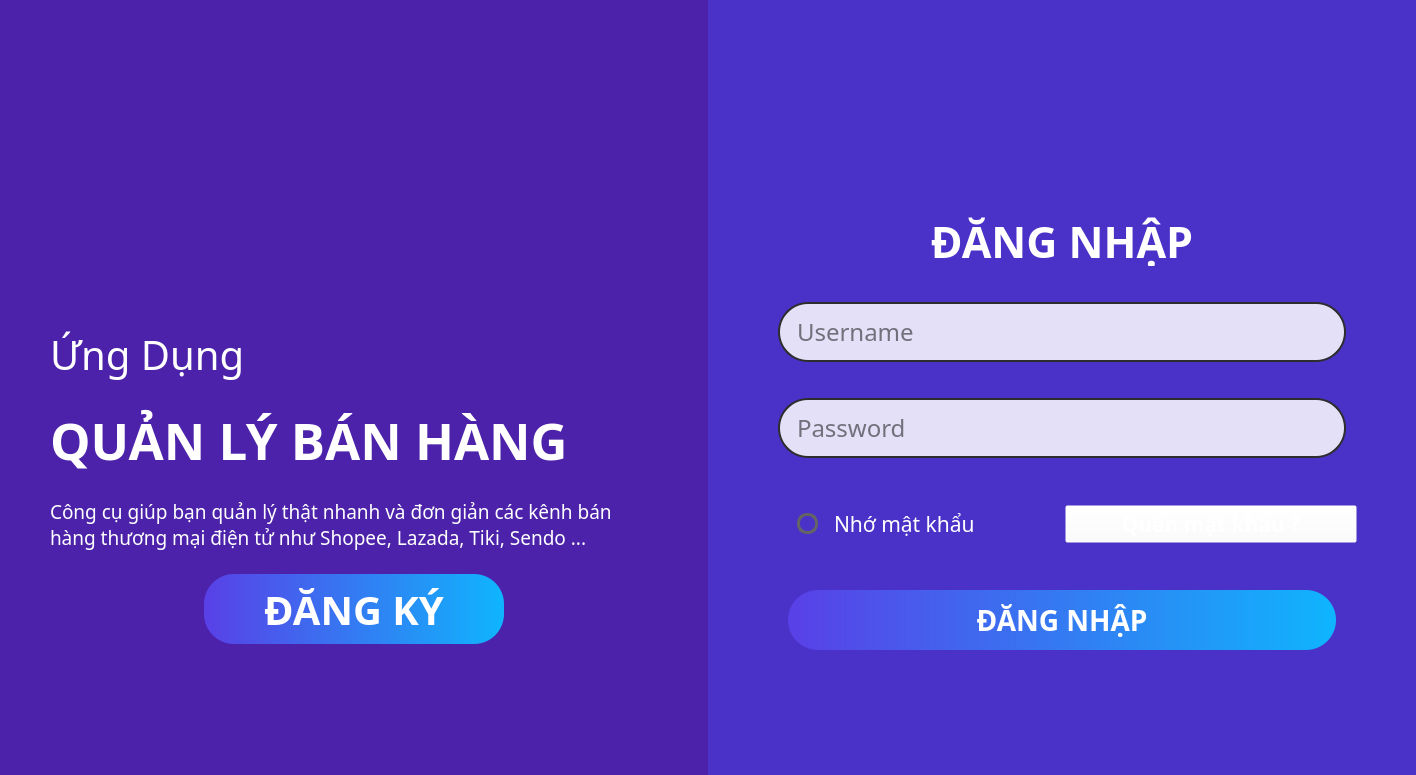
<?xml version="1.0" encoding="UTF-8"?>
<ui version="4.0">
 <class>SignInScreen</class>
 <widget class="QMainWindow" name="SignInScreen">
  <property name="geometry">
   <rect>
    <x>0</x>
    <y>0</y>
    <width>1416</width>
    <height>775</height>
   </rect>
  </property>
  <property name="minimumSize">
   <size>
    <width>940</width>
    <height>560</height>
   </size>
  </property>
  <property name="windowTitle">
   <string>MainWindow</string>
  </property>
  <widget class="QWidget" name="centralwidget">
   <layout class="QHBoxLayout" name="horizontalLayout">
    <property name="spacing">
     <number>0</number>
    </property>
    <property name="leftMargin">
     <number>0</number>
    </property>
    <property name="topMargin">
     <number>0</number>
    </property>
    <property name="rightMargin">
     <number>0</number>
    </property>
    <property name="bottomMargin">
     <number>0</number>
    </property>
    <item>
     <widget class="QFrame" name="frame">
      <property name="sizePolicy">
       <sizepolicy hsizetype="Preferred" vsizetype="Preferred">
        <horstretch>1</horstretch>
        <verstretch>1</verstretch>
       </sizepolicy>
      </property>
      <property name="sizeIncrement">
       <size>
        <width>0</width>
        <height>0</height>
       </size>
      </property>
      <property name="styleSheet">
       <string notr="true">background-color: rgb(75, 34, 169);</string>
      </property>
      <property name="frameShape">
       <enum>QFrame::NoFrame</enum>
      </property>
      <property name="frameShadow">
       <enum>QFrame::Raised</enum>
      </property>
      <layout class="QVBoxLayout" name="verticalLayout">
       <property name="spacing">
        <number>23</number>
       </property>
       <property name="leftMargin">
        <number>50</number>
       </property>
       <property name="rightMargin">
        <number>50</number>
       </property>
       <item>
        <spacer name="verticalSpacer">
         <property name="orientation">
          <enum>Qt::Vertical</enum>
         </property>
         <property name="sizeHint" stdset="0">
          <size>
           <width>20</width>
           <height>40</height>
          </size>
         </property>
        </spacer>
       </item>
       <item>
        <widget class="QFrame" name="frame_6">
         <property name="sizePolicy">
          <sizepolicy hsizetype="Preferred" vsizetype="Preferred">
           <horstretch>0</horstretch>
           <verstretch>0</verstretch>
          </sizepolicy>
         </property>
         <property name="minimumSize">
          <size>
           <width>0</width>
           <height>50</height>
          </size>
         </property>
         <property name="styleSheet">
          <string notr="true">image: url(:/images/images/images/logo_long_full_white.png);</string>
         </property>
         <property name="frameShape">
          <enum>QFrame::NoFrame</enum>
         </property>
         <property name="frameShadow">
          <enum>QFrame::Raised</enum>
         </property>
         <property name="lineWidth">
          <number>1</number>
         </property>
        </widget>
       </item>
       <item>
        <spacer name="verticalSpacer_3">
         <property name="orientation">
          <enum>Qt::Vertical</enum>
         </property>
         <property name="sizeHint" stdset="0">
          <size>
           <width>20</width>
           <height>40</height>
          </size>
         </property>
        </spacer>
       </item>
       <item>
        <widget class="QLabel" name="label_2">
         <property name="sizePolicy">
          <sizepolicy hsizetype="Preferred" vsizetype="Maximum">
           <horstretch>0</horstretch>
           <verstretch>0</verstretch>
          </sizepolicy>
         </property>
         <property name="font">
          <font>
           <family>Nunito</family>
           <pointsize>30</pointsize>
           <weight>50</weight>
           <bold>false</bold>
          </font>
         </property>
         <property name="styleSheet">
          <string notr="true">color: rgb(255, 255, 255);</string>
         </property>
         <property name="text">
          <string>Ứng Dụng</string>
         </property>
        </widget>
       </item>
       <item>
        <widget class="QLabel" name="label_4">
         <property name="sizePolicy">
          <sizepolicy hsizetype="Preferred" vsizetype="Maximum">
           <horstretch>0</horstretch>
           <verstretch>0</verstretch>
          </sizepolicy>
         </property>
         <property name="font">
          <font>
           <family>Nunito</family>
           <pointsize>38</pointsize>
           <weight>75</weight>
           <bold>true</bold>
          </font>
         </property>
         <property name="styleSheet">
          <string notr="true">color: rgb(255, 255, 255);</string>
         </property>
         <property name="text">
          <string>QUẢN LÝ BÁN HÀNG</string>
         </property>
        </widget>
       </item>
       <item>
        <widget class="QLabel" name="label_5">
         <property name="sizePolicy">
          <sizepolicy hsizetype="Preferred" vsizetype="Maximum">
           <horstretch>0</horstretch>
           <verstretch>0</verstretch>
          </sizepolicy>
         </property>
         <property name="minimumSize">
          <size>
           <width>0</width>
           <height>0</height>
          </size>
         </property>
         <property name="maximumSize">
          <size>
           <width>16777215</width>
           <height>16777215</height>
          </size>
         </property>
         <property name="font">
          <font>
           <family>Nunito</family>
           <pointsize>14</pointsize>
           <weight>50</weight>
           <bold>false</bold>
          </font>
         </property>
         <property name="acceptDrops">
          <bool>false</bool>
         </property>
         <property name="autoFillBackground">
          <bool>false</bool>
         </property>
         <property name="styleSheet">
          <string notr="true">color: rgb(255, 255, 255);</string>
         </property>
         <property name="text">
          <string>Công cụ giúp bạn quản lý thật nhanh và đơn giản các kênh bán hàng thương mại điện tử như Shopee, Lazada, Tiki, Sendo ...</string>
         </property>
         <property name="textFormat">
          <enum>Qt::AutoText</enum>
         </property>
         <property name="scaledContents">
          <bool>false</bool>
         </property>
         <property name="wordWrap">
          <bool>true</bool>
         </property>
        </widget>
       </item>
       <item alignment="Qt::AlignHCenter|Qt::AlignVCenter">
        <widget class="QPushButton" name="signupBtn">
         <property name="sizePolicy">
          <sizepolicy hsizetype="Maximum" vsizetype="Maximum">
           <horstretch>0</horstretch>
           <verstretch>0</verstretch>
          </sizepolicy>
         </property>
         <property name="minimumSize">
          <size>
           <width>300</width>
           <height>60</height>
          </size>
         </property>
         <property name="maximumSize">
          <size>
           <width>16777215</width>
           <height>16777215</height>
          </size>
         </property>
         <property name="font">
          <font>
           <family>Nunito</family>
           <pointsize>30</pointsize>
           <weight>75</weight>
           <bold>true</bold>
          </font>
         </property>
         <property name="autoFillBackground">
          <bool>false</bool>
         </property>
         <property name="styleSheet">
          <string notr="true">QPushButton{
	border-radius: 30px;
    padding:8px 25px 7px 25px;
	background-color: qlineargradient(spread:pad, x1:0, y1:0, x2:1, y2:0, stop:0 rgba(89, 64, 231, 255), stop:1 rgba(15, 181, 253, 255));
	color: rgb(255, 255, 255);
}

QPushButton:hover{
	background-color: qlineargradient(spread:pad, x1:0, y1:0, x2:1, y2:0, stop:0 rgba(15, 181, 253, 255), stop:1 rgba(89, 64, 231, 255));
}</string>
         </property>
         <property name="text">
          <string>ĐĂNG KÝ</string>
         </property>
         <property name="autoDefault">
          <bool>false</bool>
         </property>
         <property name="default">
          <bool>false</bool>
         </property>
         <property name="flat">
          <bool>false</bool>
         </property>
        </widget>
       </item>
       <item>
        <spacer name="verticalSpacer_2">
         <property name="orientation">
          <enum>Qt::Vertical</enum>
         </property>
         <property name="sizeHint" stdset="0">
          <size>
           <width>20</width>
           <height>40</height>
          </size>
         </property>
        </spacer>
       </item>
      </layout>
     </widget>
    </item>
    <item>
     <widget class="QFrame" name="frame_2">
      <property name="sizePolicy">
       <sizepolicy hsizetype="Preferred" vsizetype="Preferred">
        <horstretch>1</horstretch>
        <verstretch>1</verstretch>
       </sizepolicy>
      </property>
      <property name="styleSheet">
       <string notr="true">background-color: rgb(74, 50, 201);</string>
      </property>
      <property name="frameShape">
       <enum>QFrame::NoFrame</enum>
      </property>
      <property name="frameShadow">
       <enum>QFrame::Raised</enum>
      </property>
      <property name="lineWidth">
       <number>1</number>
      </property>
      <layout class="QVBoxLayout" name="verticalLayout_2">
       <property name="leftMargin">
        <number>50</number>
       </property>
       <property name="topMargin">
        <number>50</number>
       </property>
       <property name="rightMargin">
        <number>50</number>
       </property>
       <property name="bottomMargin">
        <number>90</number>
       </property>
       <item>
        <widget class="QFrame" name="frame_4">
         <property name="minimumSize">
          <size>
           <width>0</width>
           <height>100</height>
          </size>
         </property>
         <property name="maximumSize">
          <size>
           <width>16777215</width>
           <height>100</height>
          </size>
         </property>
         <property name="styleSheet">
          <string notr="true">image: url(:/images/images/images/logo_only_white.png);</string>
         </property>
         <property name="frameShape">
          <enum>QFrame::NoFrame</enum>
         </property>
         <property name="frameShadow">
          <enum>QFrame::Raised</enum>
         </property>
        </widget>
       </item>
       <item>
        <widget class="QLabel" name="dang_nhap">
         <property name="maximumSize">
          <size>
           <width>190000</width>
           <height>50</height>
          </size>
         </property>
         <property name="font">
          <font>
           <family>Nunito</family>
           <pointsize>32</pointsize>
           <weight>75</weight>
           <bold>true</bold>
          </font>
         </property>
         <property name="styleSheet">
          <string notr="true">color: rgb(255, 255, 255);
</string>
         </property>
         <property name="frameShape">
          <enum>QFrame::NoFrame</enum>
         </property>
         <property name="text">
          <string>ĐĂNG NHẬP</string>
         </property>
         <property name="scaledContents">
          <bool>false</bool>
         </property>
         <property name="alignment">
          <set>Qt::AlignCenter</set>
         </property>
        </widget>
       </item>
       <item>
        <widget class="QLineEdit" name="username">
         <property name="minimumSize">
          <size>
           <width>0</width>
           <height>60</height>
          </size>
         </property>
         <property name="font">
          <font>
           <family>Nunito</family>
           <pointsize>18</pointsize>
           <weight>50</weight>
           <italic>false</italic>
           <bold>false</bold>
          </font>
         </property>
         <property name="mouseTracking">
          <bool>true</bool>
         </property>
         <property name="styleSheet">
          <string notr="true">QLineEdit{
	margin-left : 20px;	
	margin-right : 20px;	
	background-color: rgba(255, 255, 255, 217);
	padding-left : 15px;
	border-radius:30px;
	border: 2px solid rgb(45,45,45);
}

QLineEdit:focus{
	border: 2px solid rgb(90,90,90);
}

QLineEdit:hover{
	border: 2px solid rgb(90,90,90);
}
</string>
         </property>
         <property name="echoMode">
          <enum>QLineEdit::Normal</enum>
         </property>
         <property name="dragEnabled">
          <bool>false</bool>
         </property>
         <property name="placeholderText">
          <string>Username</string>
         </property>
         <property name="cursorMoveStyle">
          <enum>Qt::LogicalMoveStyle</enum>
         </property>
        </widget>
       </item>
       <item>
        <widget class="QLineEdit" name="password">
         <property name="minimumSize">
          <size>
           <width>0</width>
           <height>60</height>
          </size>
         </property>
         <property name="font">
          <font>
           <family>Nunito</family>
           <pointsize>18</pointsize>
           <weight>50</weight>
           <italic>false</italic>
           <bold>false</bold>
          </font>
         </property>
         <property name="mouseTracking">
          <bool>true</bool>
         </property>
         <property name="styleSheet">
          <string notr="true">QLineEdit{
	margin-left : 20px;	
	margin-right : 20px;	
	background-color: rgba(255, 255, 255, 217);
	padding-left : 15px;
	border-radius: 30px;
	border: 2px solid rgb(45,45,45);
}

QLineEdit:focus{
	border: 2px solid rgb(90,90,90);
}

QLineEdit:hover{
	border: 2px solid rgb(90,90,90);
}
</string>
         </property>
         <property name="echoMode">
          <enum>QLineEdit::Password</enum>
         </property>
         <property name="dragEnabled">
          <bool>false</bool>
         </property>
         <property name="placeholderText">
          <string>Password</string>
         </property>
         <property name="cursorMoveStyle">
          <enum>Qt::LogicalMoveStyle</enum>
         </property>
        </widget>
       </item>
       <item>
        <widget class="QFrame" name="frame_3">
         <property name="maximumSize">
          <size>
           <width>16777215</width>
           <height>60</height>
          </size>
         </property>
         <property name="frameShape">
          <enum>QFrame::NoFrame</enum>
         </property>
         <property name="frameShadow">
          <enum>QFrame::Raised</enum>
         </property>
         <layout class="QHBoxLayout" name="horizontalLayout_5">
          <item>
           <widget class="QCheckBox" name="savePassCheckBox">
            <property name="font">
             <font>
              <family>Nunito</family>
              <pointsize>16</pointsize>
              <weight>50</weight>
              <bold>false</bold>
             </font>
            </property>
            <property name="styleSheet">
             <string notr="true">QCheckBox{
	color: rgb(255, 255, 255);
	margin-left : 30px;	
	margin-right : 30px;	
}

QCheckBox:indicator {
	border : 3px solid rgb(100,100,100);
	width: 15px;
	height: 15px;
	border-radius: 10px;
	margin-right: 10px
}
QCheckBox:indicator:checked {
	background-color: rgb(255, 255, 255);
}
</string>
            </property>
            <property name="text">
             <string>Nhớ mật khẩu</string>
            </property>
            <property name="iconSize">
             <size>
              <width>16</width>
              <height>16</height>
             </size>
            </property>
            <property name="tristate">
             <bool>false</bool>
            </property>
           </widget>
          </item>
          <item>
           <widget class="QPushButton" name="resetPasswordBtn">
            <property name="font">
             <font>
              <family>Nunito</family>
              <pointsize>16</pointsize>
              <weight>75</weight>
              <bold>true</bold>
             </font>
            </property>
            <property name="styleSheet">
             <string notr="true">background-color: rgba(254, 253, 255, 0);
color: rgb(255, 255, 255);</string>
            </property>
            <property name="text">
             <string>Quên mật khẩu ?</string>
            </property>
           </widget>
          </item>
         </layout>
        </widget>
       </item>
       <item>
        <widget class="QPushButton" name="signinBtn">
         <property name="minimumSize">
          <size>
           <width>0</width>
           <height>60</height>
          </size>
         </property>
         <property name="font">
          <font>
           <family>Nunito</family>
           <pointsize>21</pointsize>
           <weight>75</weight>
           <bold>true</bold>
          </font>
         </property>
         <property name="styleSheet">
          <string notr="true">QPushButton{
	border-radius: 30px;
    padding:8px 25px 7px 25px;
	background-color: qlineargradient(spread:pad, x1:0, y1:0, x2:1, y2:0, stop:0 rgba(89, 64, 231, 255), stop:1 rgba(15, 181, 253, 255));
	color: rgb(255, 255, 255);
	margin-left : 30px;	
	margin-right : 30px;	
}

QPushButton:hover{
	background-color: qlineargradient(spread:pad, x1:0, y1:0, x2:1, y2:0, stop:0 rgba(15, 181, 253, 255), stop:1 rgba(89, 64, 231, 255));
}</string>
         </property>
         <property name="text">
          <string>ĐĂNG NHẬP</string>
         </property>
        </widget>
       </item>
      </layout>
     </widget>
    </item>
   </layout>
  </widget>
 </widget>
 <resources>
  <include location="../resources.qrc"/>
 </resources>
 <connections/>
</ui>
